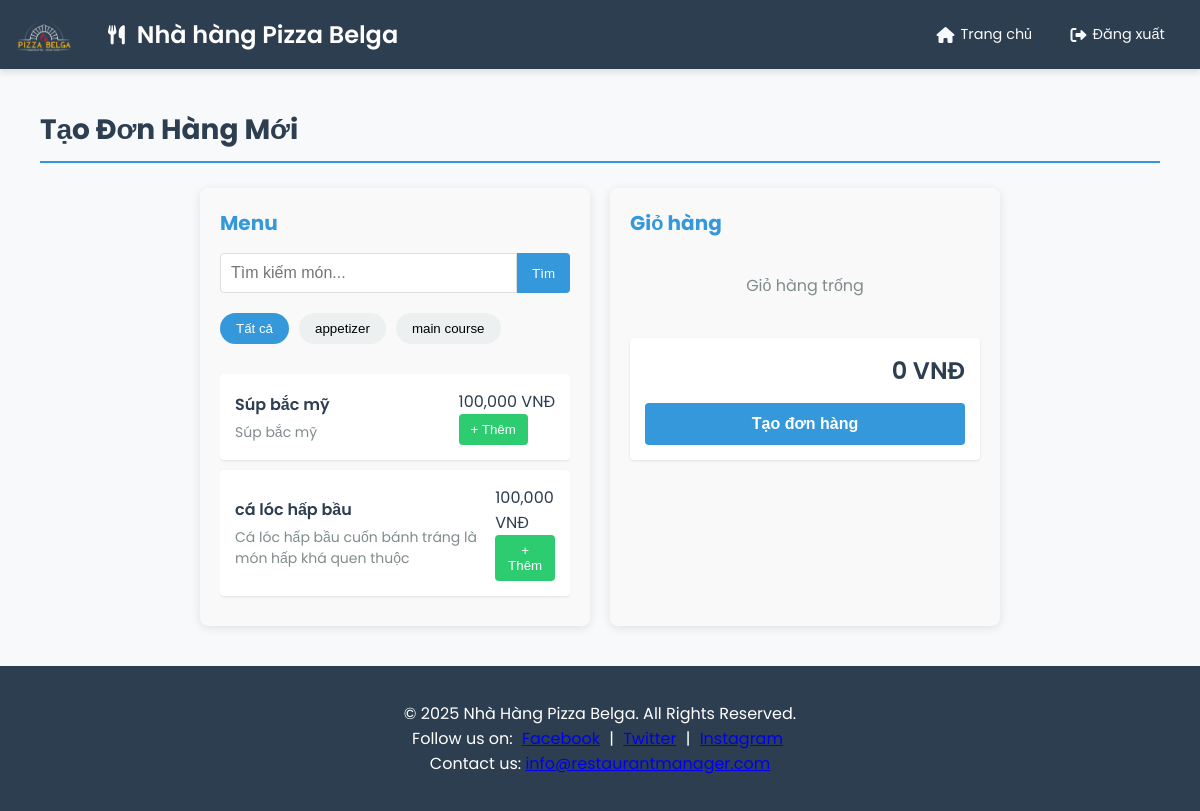
/orders/create, run on the app's committed database.
### models/menu_item.py (models this page shows, shortened)
class MenuItem(db.Model):
    __tablename__ = 'menu_items'
    id = db.Column(db.Integer, primary_key=True)
    name = db.Column(db.String(120), nullable=False)
    description = db.Column(db.Text)
    price = db.Column(db.Float, nullable=False)
    category = db.Column(db.String(50))  # Ví dụ: appetizer, main course, dessert, drink,...
    active = db.Column(db.Boolean, default=True)
    image = db.Column(db.String(255))
    inventory = db.Column(db.Integer, nullable=True)
    order_items = db.relationship("OrderItem", backref="menu_item", lazy=True)

### routes/orders.py (the view, shortened to what this page needs)
@orders_bp.route('/create', methods=['GET', 'POST'])
def create_order():
    menu_items = MenuItem.query.all()
    return render_template('create_order.html', menu_items=menu_items)

### app.py (called while the page is built)
@app.before_request
def log_request_info():
    logging.info(f"Request: {request.method} {request.path}")
    logging.info(f"Headers: {request.headers}")
    logging.info(f"Body: {request.get_data()}")

@app.after_request
def log_response_info(response):
    logging.info(f"Response status: {response.status}")
    return response

### templates/create_order.html (shortened to what this page needs)
{% extends "layout.html" %}
{% block content %}
<div class="create-order-container">
    <h2 class="page-title">Tạo Đơn Hàng Mới</h2>
    <form method="POST" action="{{ url_for('orders.create_order') }}">
        <div class="order-form-container">
            <div class="menu-section">
                <h3 class="section-title">Menu</h3>
                <div class="search-box">
                    <input type="text" id="search-menu" class="search-input" placeholder="Tìm kiếm món...">
                    <button type="button" class="search-btn">Tìm</button>
                </div>
                <div class="category-filter">
                    <button type="button" class="category-btn active" data-category="all">Tất cả</button>
                    {% set categories = [] %}
                    {% for item in menu_items %}
                        {% if item.category not in categories %}
                            {% set categories = categories + [item.category] %}
                            <button type="button" class="category-btn" data-category="{{ item.category }}">
                                {{ item.category }}
                            </button>
                        {% endif %}
                    {% endfor %}
                </div>
                <div class="menu-items">
                    {% for item in menu_items %}
                    <div class="menu-item" data-id="{{ item.id }}" data-category="{{ item.category }}">
                        <div>
                            <div class="menu-item-name">{{ item.name }}</div>
                            <div class="menu-item-description">{{ item.description }}</div>
                        </div>
                        <div>
                            <div class="menu-item-price" data-price="{{ item.price }}">{{ "{:,.0f}".format(item.price) }} VNĐ</div>
                            <button type="button" class="add-item-btn">+ Thêm</button>
                        </div>
                    </div>
                    {% endfor %}
                </div>
            </div>
            <div class="cart-section">
                <h3 class="section-title">Giỏ hàng</h3>
                <div id="cart-items" class="cart-items">
                </div>
                <div class="order-summary">
                    <div class="total-amount" id="total-amount">0 VNĐ</div>
                    <button type="submit" class="submit-order">Tạo đơn hàng</button>
                </div>
            </div>
        </div>
    </form>
</div>
{% endblock %}

### static/css/style.css (style rules this page uses)
:root { --primary-color: #4a6fa5; --primary-dark: #345785; --secondary-color: #ff7e5f; --accent-color: #38b2ac; --background-color: #f8f9fa; --header-bg: #2c3e50; --header-hover: #34495e; --text-light: #f8f9fa; --text-dark: #2d3748; --border-color: #e2e8f0; --success-color: #38a169; --warning-color: #e9b949; --danger-color: #e53e3e; --info-color: #4299e1; }
* { margin: 0; padding: 0; box-sizing: border-box; }
body { font-family: 'Poppins', sans-serif; background-color: var(--background-color); color: var(--text-dark); min-height: 100vh; display: flex; flex-direction: column; }
form { max-width: 800px; margin: 0 auto; }

### static/css/create_order.css (style rules this page uses)
.create-order-container { width: 100%; margin: 0 auto; max-width: 2200px; padding: 20px; }
.page-title { color: #2c3e50; margin-bottom: 25px; font-size: 28px; border-bottom: 2px solid #3498db; padding-bottom: 10px; }
.order-form-container { display: flex; gap: 20px; }
.menu-section { flex: 1; background-color: #f9f9f9; border-radius: 8px; padding: 20px; box-shadow: 0 2px 10px rgba(0, 0, 0, 0.1); }
.cart-section { flex: 1; background-color: #f9f9f9; border-radius: 8px; padding: 20px; box-shadow: 0 2px 10px rgba(0, 0, 0, 0.1); }
.section-title { font-size: 20px; color: #3498db; margin-bottom: 15px; }
.search-box { display: flex; margin-bottom: 20px; }
.search-input { flex: 1; padding: 10px; border: 1px solid #ddd; border-radius: 4px 0 0 4px; font-size: 16px; }
.search-btn { padding: 10px 15px; background-color: #3498db; color: white; border: none; border-radius: 0 4px 4px 0; cursor: pointer; }
.menu-items { max-height: 400px; overflow-y: auto; }
.menu-item { background-color: white; padding: 15px; margin-bottom: 10px; border-radius: 4px; box-shadow: 0 1px 3px rgba(0, 0, 0, 0.1); display: flex; justify-content: space-between; align-items: center; }
.menu-item-name { font-weight: 600; color: #2c3e50; }
.menu-item-price { color: #2c3e50; }
.menu-item-description { color: #7f8c8d; font-size: 14px; margin-top: 5px; }
.add-item-btn { background-color: #2ecc71; color: white; border: none; padding: 8px 12px; border-radius: 4px; cursor: pointer; transition: background-color 0.3s; }
.cart-items { margin-bottom: 20px; }
.order-summary { background-color: white; padding: 15px; border-radius: 4px; box-shadow: 0 1px 3px rgba(0, 0, 0, 0.1); }
.total-amount { font-size: 24px; font-weight: 600; color: #2c3e50; margin-bottom: 15px; text-align: right; }
.submit-order { width: 100%; background-color: #3498db; color: white; border: none; padding: 12px; border-radius: 4px; font-size: 16px; font-weight: 600; cursor: pointer; transition: background-color 0.3s; }
.category-filter { display: flex; gap: 10px; margin-bottom: 20px; overflow-x: auto; padding-bottom: 10px; }
.category-btn { padding: 8px 16px; background-color: #ecf0f1; border: none; border-radius: 20px; cursor: pointer; white-space: nowrap; transition: background-color 0.3s; }
.category-btn.active { background-color: #3498db; color: white; }

### static/css/order.css (style rules this page uses)
.page-title { color: #2c3e50; margin-bottom: 25px; font-size: 28px; border-bottom: 2px solid #3498db; padding-bottom: 10px; }

### data on the page
MenuItem: category "appetizer", name "Súp bắc mỹ", description "Súp bắc mỹ", price "100,000"
MenuItem: category "main course", name "cá lóc hấp bầu", description "Cá lóc hấp bầu cuốn bánh tráng là món hấp khá quen thuộc", price "100,000"
